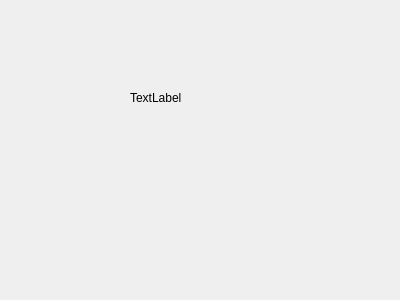
<?xml version="1.0" encoding="UTF-8"?>
<ui version="4.0">
 <class>Widget</class>
 <widget class="QWidget" name="Widget">
  <property name="geometry">
   <rect>
    <x>0</x>
    <y>0</y>
    <width>400</width>
    <height>300</height>
   </rect>
  </property>
  <property name="windowTitle">
   <string>Widget</string>
  </property>
  <widget class="QLabel" name="label">
   <property name="geometry">
    <rect>
     <x>130</x>
     <y>90</y>
     <width>72</width>
     <height>15</height>
    </rect>
   </property>
   <property name="text">
    <string>TextLabel</string>
   </property>
  </widget>
 </widget>
 <layoutdefault spacing="6" margin="11"/>
 <resources/>
 <connections/>
</ui>
